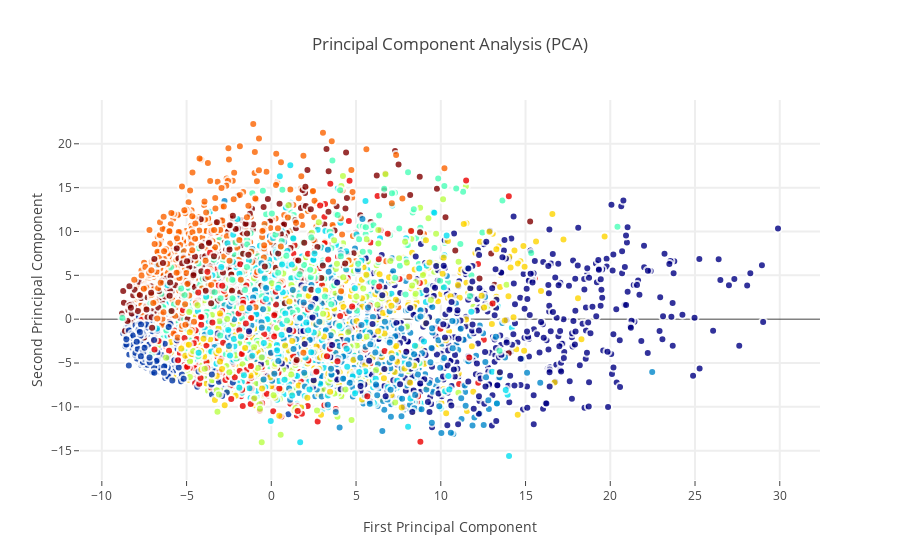

Notebook cell for this chart:
### Markdown cell above
###Interactive visualisations of PCA representation

When it comes to these dimensionality reduction methods, scatter plots are most commonly implemented because they allow for great and convenient visualisations of clustering ( if any existed ) and this will be exactly what we will be doing as we plot the first 2 principal components as follows:

### Code cell
trace0 = go.Scatter(
    x = X_5d[:,0],
    y = X_5d[:,1],
#     name = Target,
#     hoveron = Target,
    mode = 'markers',
    text = Target,
    showlegend = False,
    marker = dict(
        size = 8,
        color = Target,
        colorscale ='Jet',
        showscale = False,
        line = dict(
            width = 2,
            color = 'rgb(255, 255, 255)'
        ),
        opacity = 0.8
    )
)
data = [trace0]

layout = go.Layout(
    title= 'Principal Component Analysis (PCA)',
    hovermode= 'closest',
    xaxis= dict(
         title= 'First Principal Component',
        ticklen= 5,
        zeroline= False,
        gridwidth= 2,
    ),
    yaxis=dict(
        title= 'Second Principal Component',
        ticklen= 5,
        gridwidth= 2,
    ),
    showlegend= True
)


fig = dict(data=data, layout=layout)
py.iplot(fig, filename='styled-scatter')

### Figure 1 — Plotly figure (JSON) as saved in the notebook; plotly's stock layout.template omitted (floating-point values rounded to 4 significant figures; data arrays with more than 128 entries replaced by an {"elided": "..."} marker saying what was removed)
{"data": [{"marker": {"color": {"elided": "6000 int values"}, "colorscale": "Jet", "line": {"color": "rgb(255, 255, 255)", "width": 2}, "opacity": 0.8, "showscale": false, "size": 8}, "mode": "markers", "showlegend": false, "text": {"elided": "6000 int values"}, "type": "scatter", "uid": "9bc48922-c13b-11e8-ab05-4ccc6aa093e7", "x": {"elided": "6000 float values"}, "y": {"elided": "6000 float values"}}], "layout": {"hovermode": "closest", "showlegend": true, "title": "Principal Component Analysis (PCA)", "xaxis": {"gridwidth": 2, "ticklen": 5, "title": "First Principal Component", "zeroline": false}, "yaxis": {"gridwidth": 2, "ticklen": 5, "title": "Second Principal Component"}}}
